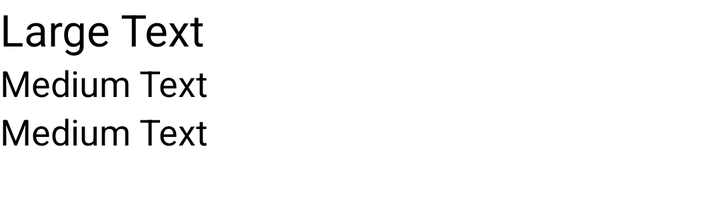
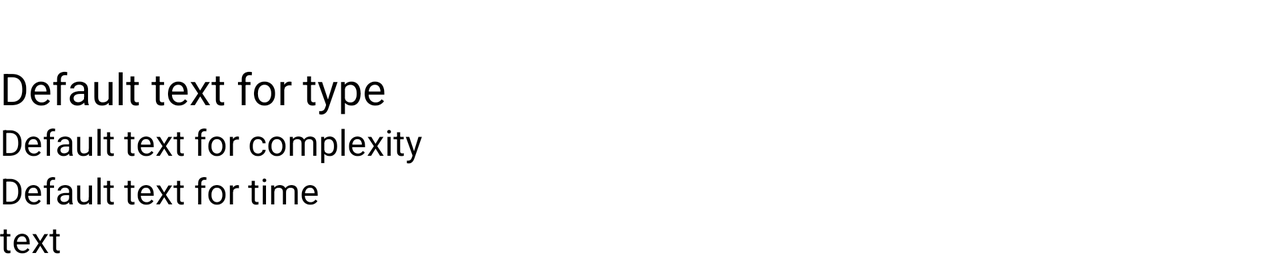

The same Android screen from two of the app's own layout files: first res/layout/ as a phone draws it, then the repository's variant for another configuration, drawn on a device whose configuration selects that folder. Both files follow.
<!-- AndroidManifest.xml: application theme Theme.DesignDemo -->
<!-- res/layout/sudokuloadingitem.xml -->
<?xml version="1.0" encoding="utf-8"?>
<LinearLayout xmlns:android="http://schemas.android.com/apk/res/android"
    android:layout_width="fill_parent"
    android:layout_height="wrap_content"
    android:orientation="vertical" >

    <LinearLayout 
        android:layout_width="wrap_content"
        android:layout_height="fill_parent"
        android:orientation="vertical"
        android:layout_gravity="center" >
        <ImageView 
            android:id="@+id/sudoku_loading_item_thumbnail"
            android:layout_width="wrap_content"
            android:layout_height="wrap_content"
            android:src="@drawable/empty_sudoku"
            android:contentDescription="thumbnail of the sudoku"
            />
    </LinearLayout>
    
    <LinearLayout 
    android:layout_width="wrap_content"
    android:layout_height="fill_parent"
    android:orientation="vertical" >
    
	    <TextView
	        android:id="@+id/type_label"
	        android:layout_width="wrap_content"
	        android:layout_height="wrap_content"
	        android:text="Large Text"
	        android:textAppearance="?android:attr/textAppearanceLarge"
	        android:textColor="@android:color/black" />
	
	    <TextView
	        android:id="@+id/complexity_label"
	        android:layout_width="wrap_content"
	        android:layout_height="wrap_content"
	        android:text="Medium Text"
	        android:textAppearance="?android:attr/textAppearanceMedium"
	        android:textColor="@android:color/black" />
	
	    <TextView
	        android:id="@+id/time_label"
	        android:layout_width="wrap_content"
	        android:layout_height="wrap_content"
	        android:text="Medium Text"
	        android:textAppearance="?android:attr/textAppearanceMedium"
	        android:textColor="@android:color/black" />
	
	   <TextView
	        android:id="@+id/state_label"
	        android:layout_width="wrap_content"
	        android:layout_height="wrap_content"
	        android:text=""
	        android:textAppearance="?android:attr/textAppearanceMedium"
	        android:textColor="@android:color/black" />
    </LinearLayout>

</LinearLayout>
<!-- resources referenced by this layout -->
<resources>
  <style name="Theme.DesignDemo" parent="Base.Theme.DesignDemo">
      </style>
  <style name="Base.Theme.DesignDemo" parent="Theme.AppCompat.Light.NoActionBar">
          <item name="colorPrimary">#00695c</item>
          <item name="colorPrimaryDark">#004d40</item>
          <item name="colorAccent">#7c6354</item>
          
          <item name="android:windowBackground">@color/window_background</item>
      </style>
</resources>
<!-- res/layout-land/sudokuloadingitem.xml (the repository's variant of the layout above) -->
<!-- drawn on the phone turned sideways -->
<?xml version="1.0" encoding="utf-8"?>
<LinearLayout xmlns:android="http://schemas.android.com/apk/res/android"
    android:layout_width="fill_parent"
    android:layout_height="wrap_content"
    android:orientation="horizontal" >

    <LinearLayout
        android:layout_width="wrap_content"
        android:layout_height="fill_parent"
        android:orientation="vertical"
		android:gravity="bottom">
		
	    <TextView
	        android:id="@+id/hack_label"
	        android:layout_width="wrap_content"
	        android:layout_height="wrap_content"
	        android:text="@string/sudoku_type_dummy_longest_name"
	        android:hint=""
	        android:textAppearance="?android:attr/textAppearanceLarge"
	        android:textColor="@android:color/transparent" />
	    
	    <TextView
	        android:id="@+id/type_label"
	        android:layout_width="wrap_content"
	        android:layout_height="wrap_content"
	        android:text="Default text for type"
	        android:textAppearance="?android:attr/textAppearanceLarge"
	        android:textColor="@android:color/black" />
	
	    <TextView
	        android:id="@+id/complexity_label"
	        android:layout_width="wrap_content"
	        android:layout_height="wrap_content"
	        android:text="Default text for complexity"
	        android:textAppearance="?android:attr/textAppearanceMedium"
	        android:textColor="@android:color/black" />
	
	    <TextView
	        android:id="@+id/time_label"
	        android:layout_width="wrap_content"
	        android:layout_height="wrap_content"
	        android:text="Default text for time"
	        android:textAppearance="?android:attr/textAppearanceMedium"
	        android:textColor="@android:color/black" />
	
	   <TextView
	        android:id="@+id/state_label"
	        android:layout_width="wrap_content"
	        android:layout_height="wrap_content"
	        android:text="text"
	        android:textAppearance="?android:attr/textAppearanceMedium"
	        android:textColor="@android:color/black" />
    </LinearLayout>

    <LinearLayout
        android:layout_width="match_parent"
        android:layout_height="fill_parent"
        android:gravity="center"
        android:orientation="horizontal" >

        <ImageView
            android:id="@+id/sudoku_loading_item_thumbnail"
            android:layout_width="wrap_content"
            android:layout_height="wrap_content"
            android:layout_gravity="center"
            android:contentDescription="thumbnail of the sudoku"
            android:src="@drawable/empty_sudoku" />

    </LinearLayout>
    
</LinearLayout>
<!-- resources referenced by the variant -->
<!-- as the phone turned sideways resolves them -->
<resources>
  <string name="sudoku_type_dummy_longest_name">Standard-Sudoku 16x16</string>
  <style name="Theme.DesignDemo" parent="Base.Theme.DesignDemo">
      </style>
  <style name="Base.Theme.DesignDemo" parent="Theme.AppCompat.Light.NoActionBar">
          <item name="colorPrimary">#00695c</item>
          <item name="colorPrimaryDark">#004d40</item>
          <item name="colorAccent">#7c6354</item>
          
          <item name="android:windowBackground">@color/window_background</item>
      </style>
</resources>
